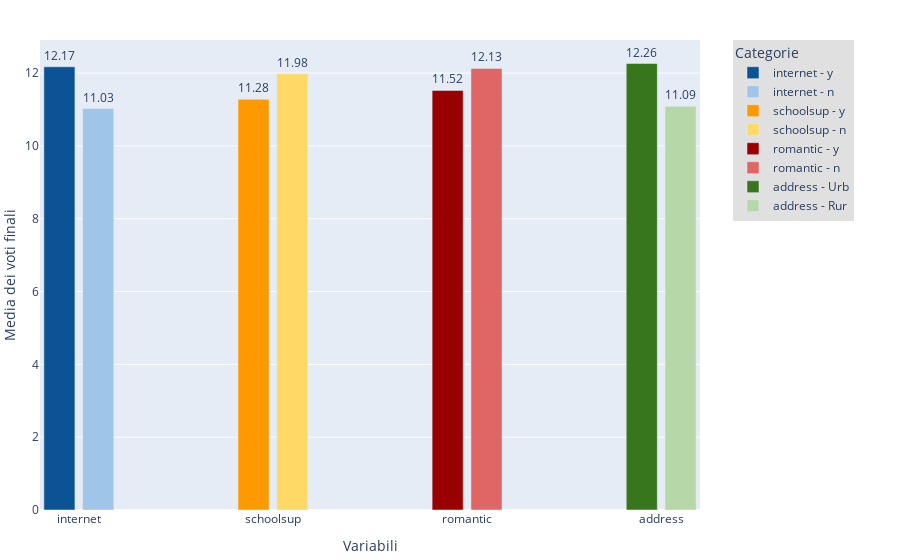

Source (notebook cell):
### Markdown cell above
Questa sezione esamina come diverse variabili influenzano la media dei voti finali, facendo emergere che l'accesso a Internet e la residenza urbana sono positivamente correlati a voti finali più alti, mentre il supporto scolastico e le relazioni sentimentali possono influenzare negativamente le prestazioni accademiche

### Code cell
# Variables of interest
binary_columns = ['internet', 'schoolsup', 'romantic', 'address']

# Generete mean of finale score for every binary variables
means = {col: por.groupby(col)['G3'].mean() for col in binary_columns}

bar_width = 0.2
index = np.arange(len(binary_columns))

fig = go.Figure()

colors = {
    'internet': ['#0b5394', '#9fc5e8'],
    'schoolsup': ['#ff9900', '#ffd966'],
    'romantic': ['#990000', '#e06666'],
    'address': ['#38761d', '#b6d7a8']
}

# Add bar for every binary variable
for i, col in enumerate(binary_columns):
    yes_mean = means[col].get('yes', means[col].get('U', np.nan))
    no_mean = means[col].get('no', means[col].get('R', np.nan))

    # Se la variabile è 'address', usa nomi personalizzati
    if col == 'address':
        yes_name = 'address - Urb'
        no_name = 'address - Rur'
    else:
        yes_name = f'{col} - y'
        no_name = f'{col} - n'

    # Barre per 'yes'
    fig.add_trace(go.Bar(
        x=[index[i] - bar_width / 2],
        y=[yes_mean],
        name=yes_name,
        marker_color=colors[col][0],
        text=[f'{yes_mean:.2f}'],
        textposition='outside',
        showlegend=True
    ))

    # Barre per 'no'
    fig.add_trace(go.Bar(
        x=[index[i] + bar_width / 2],
        y=[no_mean],
        name=no_name,
        marker_color=colors[col][1],
        text=[f'{no_mean:.2f}'],
        textposition='outside',
        showlegend=True
    ))

fig.update_layout(
    xaxis_title='Variabili',
    yaxis_title='Media dei voti finali',
    xaxis=dict(
        tickvals=index,
        ticktext=binary_columns
    ),
    barmode='group',  
    legend_title='Categorie',
    legend=dict(
        x=1.05,  
        y=1,
        traceorder='normal',  
        orientation='v',  
        bgcolor='#e0e0e0'  
    ),
    margin=dict(l=0, r=200, t=40, b=50)  # Aggiusta i margini per fare spazio alla legenda
)

fig.show()

### Figure 1 — Plotly figure (JSON) as saved in the notebook; plotly's stock layout.template omitted (floating-point values rounded to 4 significant figures)
{"data": [{"marker": {"color": "#0b5394"}, "name": "internet - y", "showlegend": true, "text": ["12.17"], "textposition": "outside", "type": "bar", "x": [-0.1], "y": [12.17]}, {"marker": {"color": "#9fc5e8"}, "name": "internet - n", "showlegend": true, "text": ["11.03"], "textposition": "outside", "type": "bar", "x": [0.1], "y": [11.03]}, {"marker": {"color": "#ff9900"}, "name": "schoolsup - y", "showlegend": true, "text": ["11.28"], "textposition": "outside", "type": "bar", "x": [0.9], "y": [11.28]}, {"marker": {"color": "#ffd966"}, "name": "schoolsup - n", "showlegend": true, "text": ["11.98"], "textposition": "outside", "type": "bar", "x": [1.1], "y": [11.98]}, {"marker": {"color": "#990000"}, "name": "romantic - y", "showlegend": true, "text": ["11.52"], "textposition": "outside", "type": "bar", "x": [1.9], "y": [11.52]}, {"marker": {"color": "#e06666"}, "name": "romantic - n", "showlegend": true, "text": ["12.13"], "textposition": "outside", "type": "bar", "x": [2.1], "y": [12.13]}, {"marker": {"color": "#38761d"}, "name": "address - Urb", "showlegend": true, "text": ["12.26"], "textposition": "outside", "type": "bar", "x": [2.9], "y": [12.26]}, {"marker": {"color": "#b6d7a8"}, "name": "address - Rur", "showlegend": true, "text": ["11.09"], "textposition": "outside", "type": "bar", "x": [3.1], "y": [11.09]}], "layout": {"barmode": "group", "legend": {"bgcolor": "#e0e0e0", "orientation": "v", "title": {"text": "Categorie"}, "traceorder": "normal", "x": 1.05, "y": 1}, "margin": {"b": 50, "l": 0, "r": 200, "t": 40}, "xaxis": {"ticktext": ["internet", "schoolsup", "romantic", "address"], "tickvals": [0, 1, 2, 3], "title": {"text": "Variabili"}}, "yaxis": {"title": {"text": "Media dei voti finali"}}}}
